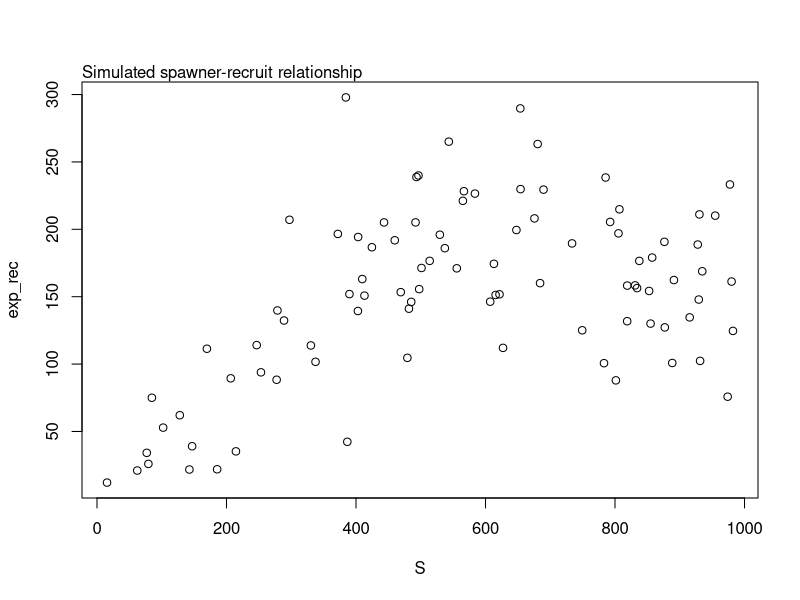
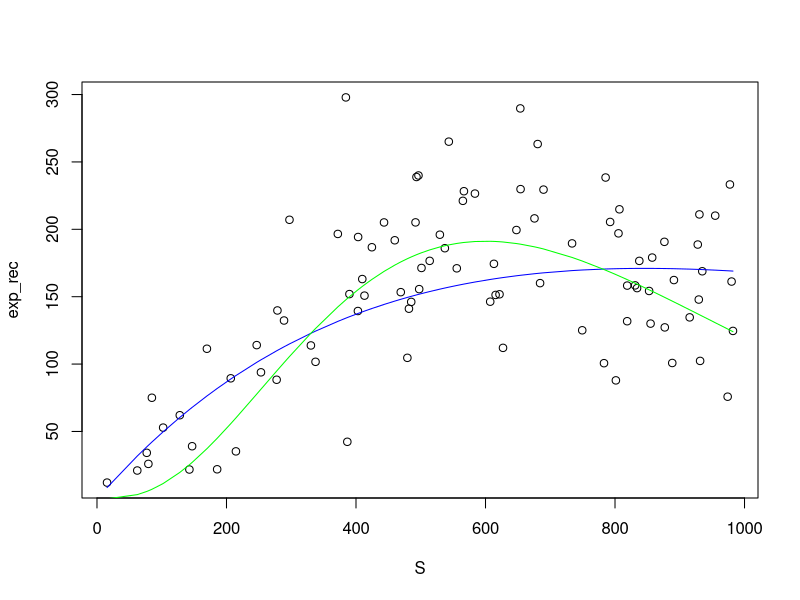

These charts were generated, in order, by the following R code:
## ---- chunk 1
knitr::opts_chunk$set(echo = FALSE)
library(tidyverse)
library(kableExtra)
## ---- chunk 2
S <- runif(100, 10, 1000) #vector of random spawners
Sk <- 600 
k <- 200
c <- 3
sigma <- rnorm(length(S), 0, 50) #random white noise error
## ---- chunk 3
sal_lor <- function(S, Sk, k, c, sigma){
  exp_rec <- ((k*(S/Sk)^c)*exp(c*(1-S/Sk))) + sigma
  return(exp_rec)
}
  
exp_rec <- sal_lor(S, Sk, k, c, sigma)

#dump pairs where exp_rec<0 - is this biasing the sim
S <- S[exp_rec>0] 
exp_rec <- exp_rec[exp_rec>0]

plot(S, exp_rec)
mtext("Simulated spawner-recruit relationship", adj=0)

sim_stock <- data.frame(spawners = S, recruits = exp_rec)
## ---- chunk 4
rick_fit <- lm(log(recruits/spawners)~spawners, data = sim_stock)

summary(rick_fit)$coefficients
## ---- chunk 5
QDLogLike <- function(parms){
  alpha <- parms[1]
  beta <- parms[2]
  delta <- parms[3]
  gamma <- parms[4]
  sigma <- exp(parms[5])
  
  predicted <- alpha*sim_stock$stock*exp(((beta*sim_stock$spawners)-(delta*sim_stock$spawners)^gamma))
  NegLogLike <- -sum(log(dnorm(sim_stock$recruits, predicted, sd= sigma)))
  return(NegLogLike)
}

#declare start parms - guess based on previous fit 
alpha <- exp(summary(rick_fit)$coefficients[1])
beta <- summary(rick_fit)$coefficients[2]
delta <- 1
gamma <- 1
sigma <- log(10)

parms <- list(alpha, beta, delta, gamma, sigma)

QD_fit <- optim(parms, QDLogLike, method="Nelder-Mead", hessian=TRUE)

kable(cbind(c("alpha", "beta", "delta", "gamma", "sd"), round(QD_fit$par, 4))) #returning the same parms?
## ---- chunk 6
SLLogLike <- function(parms){
  Sk <- parms[1]
  k <- parms[2]
  c <- parms[3]
  sigma <- exp(parms[4])
  
  predicted <- ((k*(sim_stock$spawners/Sk)^c)*exp(c*(1-sim_stock$spawners/Sk)))  
  NegLogLike <- -sum(log(dnorm(sim_stock$recruits, predicted, sd= sigma)))
  return(NegLogLike)
}
#Sk <- 1000 #tester - this is finnecky! and changes results - must be hitting local minima
parms <- list(Sk, k, c, sigma) #can recycle from above

SL_fit <- optim(parms, SLLogLike, method="Nelder-Mead", hessian=TRUE)
kable(cbind(c("Sk", "k", "c", "sd"), round(SL_fit$par, 2)))
## ---- chunk 7
r_alpha <- exp(summary(rick_fit)$coefficients[1])
r_beta <- summary(rick_fit)$coefficients[2]

rick_preds <- r_alpha*sim_stock$spawners*exp(r_beta*sim_stock$spawners)
rick_preds <- data.frame(fit = rick_preds, S = S) %>%
  arrange(S)

QD_alpha <- QD_fit$par[1]
QD_beta <- QD_fit$par[2]
QD_delta <- QD_fit$par[3]
QD_gamma <- QD_fit$par[4]

QD_preds <- QD_alpha*sim_stock$spawners*exp((QD_beta*sim_stock$spawners)-((QD_delta*sim_stock$spawners)^QD_gamma))
QD_preds <- data.frame(fit = QD_preds, S = S) %>%
  arrange(S) 
SL_Sk <- SL_fit$par[1]
SL_k <- SL_fit$par[2]
SL_c <- SL_fit$par[3]

SL_preds <- ((SL_k*(sim_stock$spawners/Sk)^c)*exp(c*(1-sim_stock$spawners/Sk)))  

SL_preds <- data.frame(fit = SL_preds, S = S) %>%
  arrange(S)
## ---- chunk 8
plot(S, exp_rec)
lines(fit~S, data = rick_preds, col = "blue")
lines(fit~S, data = SL_preds, col = "green")
lines(fit~S, data = QD_preds, col = "red") #Something's messed up with the QD model!
